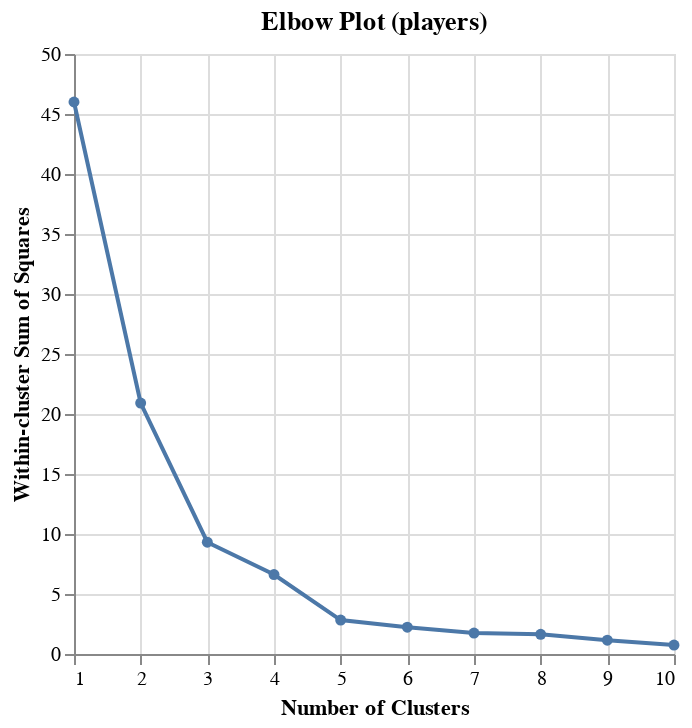

The code cell stored with this chart in its notebook:
### Markdown cell above
Next, we created an elbow map to easily choose the most applicable amount of clusters.

### Code cell
# Create a new data frame with cluster data
players_model_stats = pd.DataFrame({
    'k' : players_ks,
    'wssd' : players_wssd,
})

# Elbow plot
players_elbow_plot = alt.Chart(players_model_stats).mark_line(point=True).encode(
    x=alt.X('k').title('Number of Clusters'),
    y=alt.Y('wssd').title('Within-cluster Sum of Squares'),
).properties(title='Elbow Plot (players)')

# Display plot and figure title
display(players_elbow_plot)
display(Markdown("**Figure 2.1:** Total WSSD for K clusters ranging from 1 to 10."))

### Figure 1 — Vega specification as saved in the notebook (floating-point values rounded to 4 significant figures)
{"$schema": "https://vega.github.io/schema/vega/v5.json", "data": [{"name": "source_0", "values": [{"k": 1, "wssd": 46.0}, {"k": 2, "wssd": 20.91}, {"k": 3, "wssd": 9.318}, {"k": 4, "wssd": 6.623}, {"k": 5, "wssd": 2.826}, {"k": 6, "wssd": 2.234}, {"k": 7, "wssd": 1.744}, {"k": 8, "wssd": 1.64}, {"k": 9, "wssd": 1.151}, {"k": 10, "wssd": 0.7483}]}, {"name": "data_0", "values": [{"k": 1, "wssd": 46.0}, {"k": 2, "wssd": 20.91}, {"k": 3, "wssd": 9.318}, {"k": 4, "wssd": 6.623}, {"k": 5, "wssd": 2.826}, {"k": 6, "wssd": 2.234}, {"k": 7, "wssd": 1.744}, {"k": 8, "wssd": 1.64}, {"k": 9, "wssd": 1.151}, {"k": 10, "wssd": 0.7483}]}], "marks": [{"type": "line", "name": "layer_0_marks", "from": {"data": "source_0"}, "sort": {"field": "x"}, "encode": {"update": {"x": {"field": "k", "scale": "x"}, "y": {"field": "wssd", "scale": "y"}, "defined": {"signal": "isValid(datum[\"k\"]) && isFinite(+datum[\"k\"]) && isValid(datum[\"wssd\"]) && isFinite(+datum[\"wssd\"])"}, "stroke": {"value": "#4c78a8"}}}, "style": ["line"]}, {"type": "symbol", "name": "layer_1_marks", "from": {"data": "data_0"}, "encode": {"update": {"fill": {"value": "#4c78a8"}, "y": {"field": "wssd", "scale": "y"}, "x": {"field": "k", "scale": "x"}, "opacity": {"value": 1}}}, "style": ["point"]}], "scales": [{"name": "x", "type": "linear", "domain": {"fields": [{"data": "source_0", "field": "k"}, {"data": "data_0", "field": "k"}]}, "range": [0, {"signal": "width"}], "nice": true, "zero": false}, {"name": "y", "type": "linear", "domain": {"fields": [{"data": "source_0", "field": "wssd"}, {"data": "data_0", "field": "wssd"}]}, "range": [{"signal": "height"}, 0], "nice": true, "zero": true}], "axes": [{"scale": "x", "maxExtent": 0, "domain": false, "orient": "bottom", "gridScale": "y", "zindex": 0, "labels": false, "ticks": false, "tickCount": {"signal": "ceil(width/40)"}, "minExtent": 0, "grid": true, "aria": false}, {"scale": "y", "orient": "left", "gridScale": "x", "domain": false, "minExtent": 0, "tickCount": {"signal": "ceil(height/40)"}, "labels": false, "aria": false, "maxExtent": 0, "ticks": false, "zindex": 0, "grid": true}, {"scale": "x", "tickCount": {"signal": "ceil(width/40)"}, "title": "Number of Clusters", "labelOverlap": true, "zindex": 0, "orient": "bottom", "grid": false, "labelFlush": true}, {"scale": "y", "labelOverlap": true, "orient": "left", "tickCount": {"signal": "ceil(height/40)"}, "title": "Within-cluster Sum of Squares", "zindex": 0, "grid": false}], "title": {"text": "Elbow Plot (players)", "frame": "group"}, "height": 300, "style": "cell", "padding": 5, "width": 300, "background": "white"}
